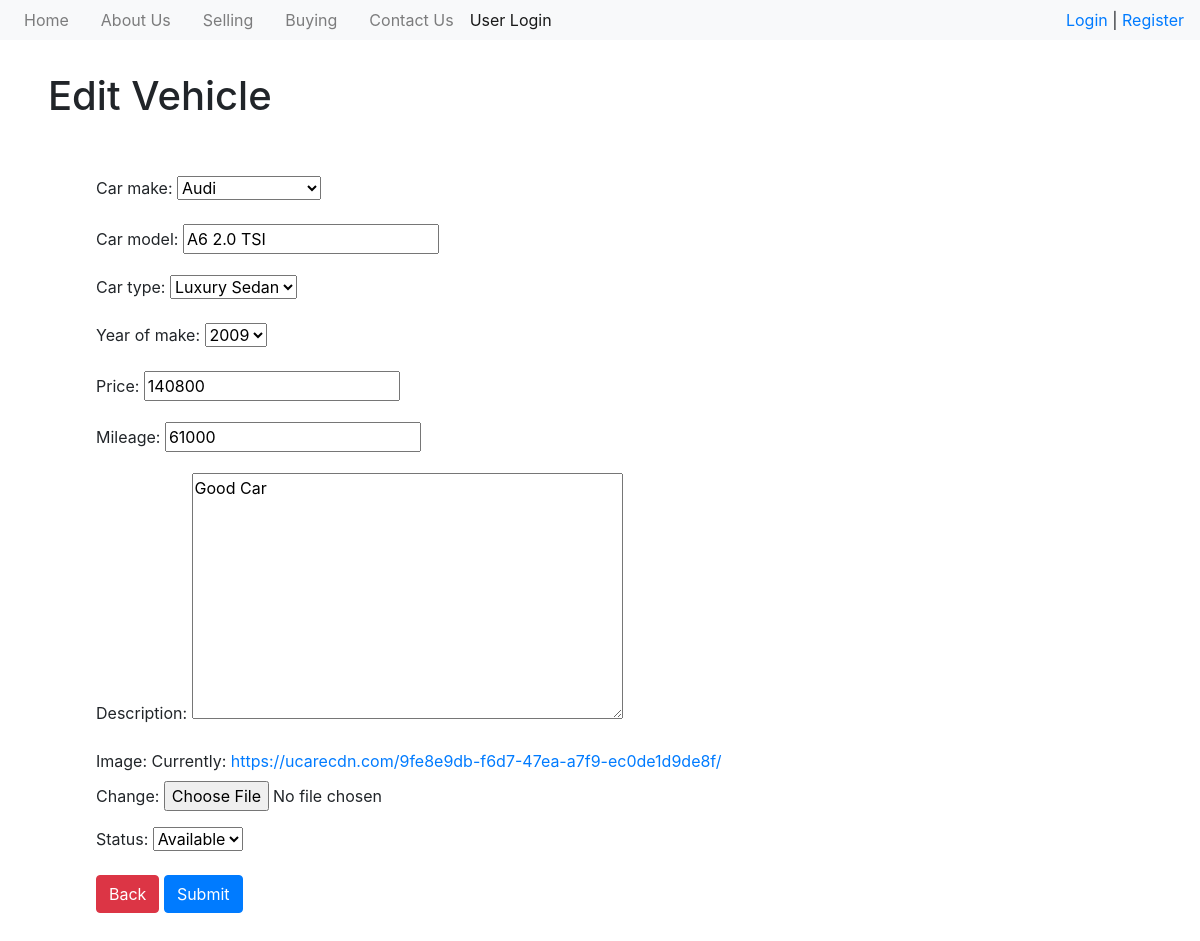
The app's page /listing/edit_listing/9, older data.
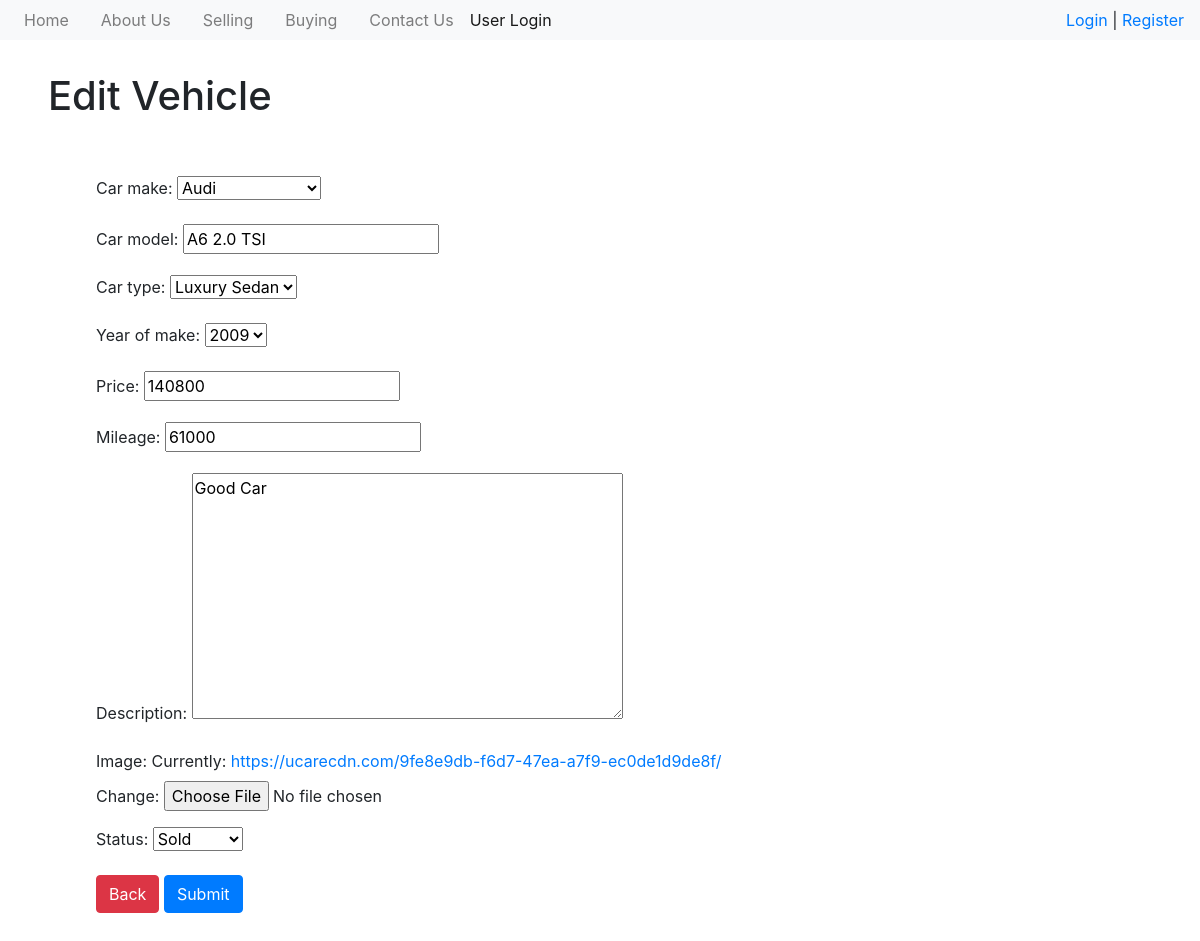
The same page, newer data.
### car_listing/models.py (models this page shows, shortened)
class Vehicle(models.Model):
    carplate = models.CharField(
        max_length=8,
        blank=False
    )
    """ PREFIX INPUT FOR 4 TYPES OF MAKE AVAILABLE FOR ENTRY"""
    CAR_MAKE = [
        ('Audi','Audi'),
        ('BMW','BMW'),
        ('Mercedes-Benz','Mercedes-Benz'),
        ('Volvo','Volvo'),
    ]
    car_make = models.CharField(
        max_length=15,
        choices=CAR_MAKE,
        default='Audi',
        blank=False
    )
    """ FIELD TO LET USER ENTER THE CAR MODEL """
    car_model = models.CharField(max_length=30)
    """ PREFIX SELECTION FOR USER TO ASSIGN THE CAR TYPE TO THE CAR ENTERED """
    CAR_TYPE = [
        ('Luxury Sedan',"Luxury Sedan"),
        ('Hatchback',"Hatchback"),
        ('SUV', 'SUV'),
        ('MPV',"MPV"),
        ('Sports',"Sports"),
        ('Stationwagon',"Stationwagon"),
        ('Hybrid',"Hybrid")
    ]
    car_type = models.CharField(
        max_length=15,
        choices=CAR_TYPE,
        default='Luxury Sedan',
    )
    """ PREFIX SELECTION FOR YEAR OF MANUFACTURE FOR THE CAR - LIMIT SET TO 10YEAR FOR PROJECT PURPOSE """
    YOM = [
        (2009,'2009'),
        (2010,'2010'),
        (2011,'2011'),
        (2012,'2012'),
        (2013,'2013'),
        (2014,'2014'),
        (2015,'2015'),
        (2016,'2016'),
        (2017,'2017'),
        (2018,'2018'),
        (2019,'2019'),
    ]
    year_of_make = models.IntegerField(
        choices = YOM,
        default = '2009'
    )
    """ FOR USER TO ENTER THE LISTED PRICE AND MILEAGE OF THE CAR """
    price = models.IntegerField(
         blank=False
         )
    mileage = models.IntegerField()
    """ FOR USER TO ENTER SOME MARKETING LINER FOR THEIR LISTED CAR """
    description = models.TextField(max_length = 255)
    """ PREFIX THE NEW ENTRY AS AVAILABLE """
    STATUS = [
        ('Available', 'Available'),
        ('Sold', 'Sold'),
    ]
    status = models.CharField(
        max_length = 10,
        choices = STATUS,
        default= 'Available'
    )
    image = ImageField(null=True)
    """ AUTO ADD THE CREATION DATE """
    date = models.DateTimeField(auto_now_add=True)

### car_listing/views.py (the view)
# urls.py: path('edit_listing/<id>', edit_listing, name='edit_listing'),
def edit_listing(request, id):
    car = get_object_or_404(Vehicle, pk=id)
    if request.method == "POST":
        edit_entry_form = EditEntry(request.POST, request.FILES, instance=car)
        if edit_entry_form.is_valid():
            edit_entry_form.carplate = car.carplate
            edit_entry_form.date = car.date
            edit_entry_form.save()
            return redirect(listing)
    else:
        edit_entry_form = EditEntry(instance=car)
        return render(request, 'edit_listing.html',{
            'form': edit_entry_form
        })
    return render(request, 'edit_listing.html')

### car_listing/forms.py
class EditEntry(forms.ModelForm):
    class Meta:
        model = Vehicle
        fields = (
            'car_make',
            'car_model',
            'car_type',
            'year_of_make',
            'price',
            'mileage',
            'description',
            'image',
            'status'
        )

### car_listing/templates/edit_listing.html (shortened to what this page needs)
{%extends 'base.html' %}
{%block title %}
<h1> Edit Vehicle</h1>
{%endblock %}
{%block content %}
    <div class="p-5">
    <form method="POST">
         {{ form.as_p }}
         <a class="btn btn-danger" href="{% url 'listing' %}">Back</a>
         <input class="btn btn-primary" type="submit" >
    </form>
    </div>
{%endblock%}

Row changes from the older to the newer data that the page shows:
changed Vehicle "Audi": status "Available" → "Sold"
